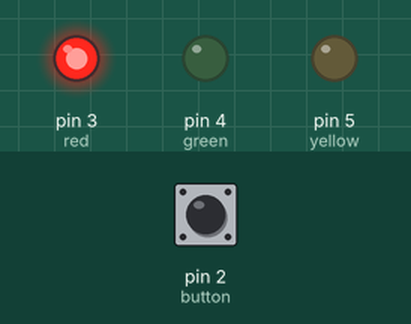
A sketch run on a simulated Arduino Uno, built with avr-gcc and run on an emulated ATmega328P. Parts: output pins drawn as LEDs (lit = HIGH). The test bench sets the inputs (shaded band); at power-on: pin 2 (button) HIGH.

Above: at 2.7 s.
2.8 s: pin 2 (button) pulled LOW for 0.15 s
At 3.4 s:
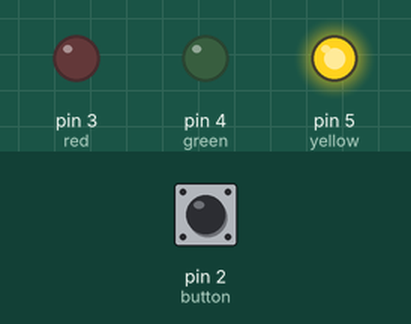
4.4 s: pin 2 (button) pulled LOW for 1 s
At 6.0 s:
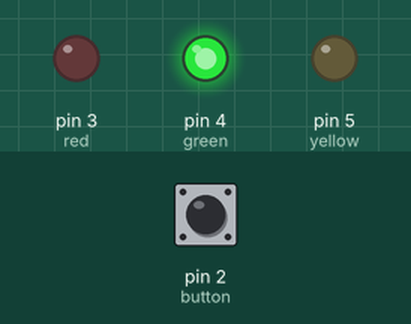
6.9 s: pin 2 (button) pulled LOW for 3.2 s
At 8.3 s:
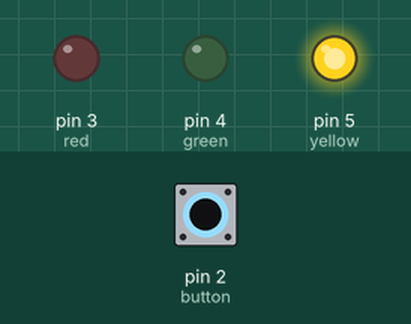
Timing chart, 0 to 11.6 s (numbered marks = the images above; inputs shaded):
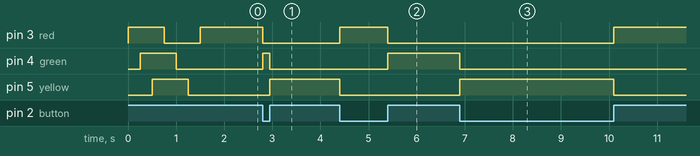

The sketch:

door2interrupt.ino
```cpp
#define red    3
#define green  4
#define yellow 5
#define button 2
#define interruptNum 0

volatile bool state = false;
int color;

void setup() {
  // put your setup code here, to run once:
  pinMode(red, OUTPUT);
  pinMode(green, OUTPUT);
  pinMode(yellow, OUTPUT);
  pinMode(button, INPUT_PULLUP);
  attachInterrupt(interruptNum, buttonISR, CHANGE);

  color = red;

  // self test
  digitalWrite(red, HIGH);   // turn the LED on (HIGH is the voltage level)
  delay(250);              // wait for a second
  digitalWrite(green, HIGH);    // turn the LED off by making the voltage LOW
  delay(250);              // wait for a second
  digitalWrite(yellow, HIGH);    // turn the LED off by making the voltage LOW
  delay(250);              // wait for a second
  digitalWrite(red, LOW);   // turn the LED on (HIGH is the voltage level)
  delay(250);              // wait for a second
  digitalWrite(green, LOW);    // turn the LED off by making the voltage LOW
  delay(250);              // wait for a second
  digitalWrite(yellow, LOW);    // turn the LED off by making the voltage LOW
  delay(250);              // wait for a second
  digitalWrite(red, HIGH);
}

void buttonISR() {
  switchColor();
  delay(250);
}

void switchColor() {
    switch(color)
    {
      case red:
        digitalWrite(green, HIGH);
        digitalWrite(red, LOW);
        color = green;
        break;
      case green:
        digitalWrite(yellow, HIGH);
        digitalWrite(green, LOW);
        color = yellow;
        break;
      case yellow:
        digitalWrite(red, HIGH);
        digitalWrite(yellow, LOW);
        color = red;
        break;
      default:
        color = green;
        digitalWrite(green,HIGH);
        digitalWrite(yellow, LOW);
        digitalWrite(red, LOW);
        break;
    }
}

void loop() {
  // put your main code here, to run repeatedly:
}
```

Measured:
- after the input at 2.8 s, pin 3 (red): HIGH → LOW at once; pin 4 (green): LOW → HIGH at once, → LOW 0.15 s later; pin 5 (yellow): LOW → HIGH after 0.15 s
- after the input at 4.4 s, pin 3 (red): LOW → HIGH at once, → LOW 1.0 s later; pin 4 (green): LOW → HIGH after 1.0 s; pin 5 (yellow): HIGH → LOW at once
- after the input at 6.9 s, pin 3 (red): LOW → HIGH after 3.2 s; pin 4 (green): HIGH → LOW at once; pin 5 (yellow): LOW → HIGH at once, → LOW 3.2 s later
